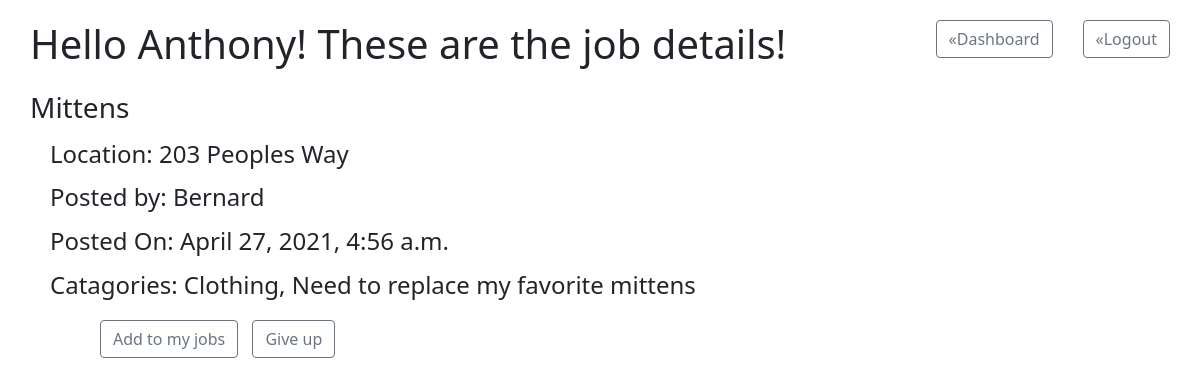
The page /job/32/view (signed in) on the database its author committed.
### helper_app/models.py (models this page shows)
class User(models.Model):
    first_name = models.CharField(max_length=50)
    last_name = models.CharField(max_length=50)
    email = models.CharField(max_length=50)
    password = models.CharField(max_length=50)
    created_at = models.DateTimeField(auto_now_add=True)
    updated_at = models.DateTimeField(auto_now=True)
    objects  = UserManager()

class Job(models.Model):
    title = models.CharField(max_length=50)
    description = models.CharField(max_length=255)
    location = models.CharField(max_length=255)
    category = models.CharField(max_length=50)
    user_job = models.ForeignKey(User, related_name="user_jobs", on_delete=models.CASCADE)
    added_job = models.ManyToManyField(User, related_name="added_jobs")
    created_at = models.DateTimeField(auto_now_add=True)
    updated_at = models.DateTimeField(auto_now=True)
    objects = JobManager()

### helper_app/views.py (the view)
# urls.py: path('job/<int:job_id>/view', views.view_job),
def view_job(request, job_id):
    context = {
        'logged_user' : User.objects.get(id=request.session['logged_user']),
        'job' : Job.objects.get(id=job_id),
    }
    return render(request, 'work.html', context)

### helper_app/templates/work.html (shortened to what this page needs)
<!DOCTYPE html>
<html lang="en">
<head>
    {% load static %}
<link rel="stylesheet" href="{% static 'css/helper.css' %}"/>
<link href="https://cdn.jsdelivr.net/npm/bootstrap@5.0.0-beta3/dist/css/bootstrap.min.css" rel="stylesheet">
</head>
<body>
    <div id="view">
    <h1>Hello {{logged_user.first_name}}! These are the job details!</h1>
    <a class="btn btn-outline-secondary" href="/user/logout">&#171;Logout</a>
    <a class="btn btn-outline-secondary" href="/user/hello">&#171;Dashboard</a>
    <h3>{{job.title}}</h3>
    <h4>Location: {{job.location}}</h4>
    <h4>Posted by: {{job.user_job.first_name}}</h4>
    <h4>Posted On: {{job.created_at}}</h4>
    <h4>Catagories: {{job.category}}, {{job.description}}</h4>
    </div>
    <div id="giveAdd">
        <a href="/add/{{job.id}}/job" class="btn btn-outline-secondary">Add to my jobs</a>
            <a href="/give/{{job.id}}/job" class="btn btn-outline-secondary">Give up</a>
        </div>
</body>
</html>

### helper_app/static/css/helper.css (style rules this page uses)
* { margin:0; padding:0; }
h1 { display: block; margin-bottom: 20px; }
#view { margin:20px 0 0 30px; }
#view h1 { display: inline-block; }
#view a { float:right; margin-right: 30px; }
#view h3 { margin-top: 15px; }
#view h4 { margin:15px 0 0 20px; }
#giveAdd a { margin:20px -90px 0 100px; }

### rows shown on the page
User: first_name "Anthony"
Job: title "Mittens", location "203 Peoples Way", user_job.first_name "Bernard", created_at "April 27, 2021, 4:56 a.m.", category "Clothing", description "Need to replace my favorite mittens"
